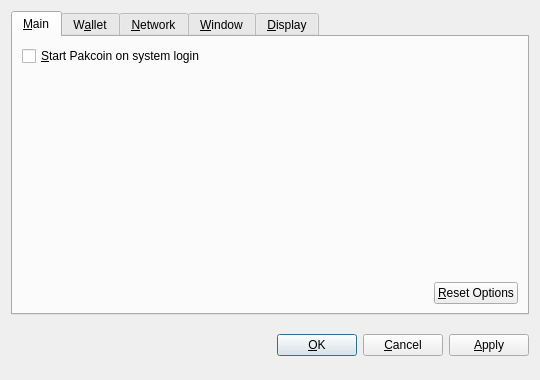
<?xml version="1.0" encoding="UTF-8"?>
<ui version="4.0">
 <class>OptionsDialog</class>
 <widget class="QDialog" name="OptionsDialog">
  <property name="geometry">
   <rect>
    <x>0</x>
    <y>0</y>
    <width>540</width>
    <height>380</height>
   </rect>
  </property>
  <property name="windowTitle">
   <string>Options</string>
  </property>
  <property name="modal">
   <bool>true</bool>
  </property>
  <layout class="QVBoxLayout" name="verticalLayout">
   <item>
    <widget class="QTabWidget" name="tabWidget">
     <property name="tabPosition">
      <enum>QTabWidget::North</enum>
     </property>
     <property name="currentIndex">
      <number>0</number>
     </property>
     <widget class="QWidget" name="tabMain">
      <attribute name="title">
       <string>&amp;Main</string>
      </attribute>
      <layout class="QVBoxLayout" name="verticalLayout_Main">
       <item>
        <widget class="QCheckBox" name="bitcoinAtStartup">
         <property name="toolTip">
          <string>Automatically start Pakcoin after logging in to the system.</string>
         </property>
         <property name="text">
          <string>&amp;Start Pakcoin on system login</string>
         </property>
        </widget>
       </item>
       <item>
        <spacer name="verticalSpacer_Main">
         <property name="orientation">
          <enum>Qt::Vertical</enum>
         </property>
         <property name="sizeHint" stdset="0">
          <size>
           <width>20</width>
           <height>40</height>
          </size>
         </property>
        </spacer>
       </item>
       <item>
        <layout class="QHBoxLayout" name="horizontalLayout_2_Main">
         <item>
          <spacer name="horizontalSpacer_2_Main">
           <property name="orientation">
            <enum>Qt::Horizontal</enum>
           </property>
           <property name="sizeHint" stdset="0">
            <size>
             <width>40</width>
             <height>20</height>
            </size>
           </property>
          </spacer>
         </item>
         <item>
          <widget class="QPushButton" name="resetButton">
           <property name="toolTip">
            <string>Reset all client options to default.</string>
           </property>
           <property name="text">
            <string>&amp;Reset Options</string>
           </property>
           <property name="autoDefault">
            <bool>false</bool>
           </property>
          </widget>
         </item>
        </layout>
       </item>
      </layout>
     </widget>
     <widget class="QWidget" name="tabWallet">
      <attribute name="title">
       <string>W&amp;allet</string>
      </attribute>
      <layout class="QVBoxLayout" name="verticalLayout_Network">
       <item>
        <widget class="QLabel" name="transactionFeeInfoLabel">
         <property name="text">
          <string>Optional transaction fee per kB that helps make sure your transactions are processed quickly. Most transactions are 1 kB.</string>
         </property>
         <property name="textFormat">
          <enum>Qt::PlainText</enum>
         </property>
         <property name="wordWrap">
          <bool>true</bool>
         </property>
        </widget>
       </item>
       <item>
        <layout class="QHBoxLayout" name="horizontalLayout_1_Main">
         <item>
          <widget class="QLabel" name="transactionFeeLabel">
           <property name="text">
            <string>Pay transaction &amp;fee</string>
           </property>
           <property name="textFormat">
            <enum>Qt::PlainText</enum>
           </property>
           <property name="buddy">
            <cstring>transactionFee</cstring>
           </property>
          </widget>
         </item>
         <item>
          <widget class="BitcoinAmountField" name="transactionFee"/>
         </item>
         <item>
          <spacer name="horizontalSpacer_1_Main">
           <property name="orientation">
            <enum>Qt::Horizontal</enum>
           </property>
           <property name="sizeHint" stdset="0">
            <size>
             <width>40</width>
             <height>20</height>
            </size>
           </property>
          </spacer>
         </item>
        </layout>
       </item>
       <item>
        <widget class="QLabel" name="label">
         <property name="text">
          <string>If you disable the spending of unconfirmed change, the change from a transaction cannot be used until that transaction has at least one confirmation. This also affects how your balance is computed.</string>
         </property>
         <property name="wordWrap">
          <bool>true</bool>
         </property>
        </widget>
       </item>
       <item>
        <widget class="QCheckBox" name="spendZeroConfChange">
         <property name="text">
          <string>Spend unconfirmed change  (experts only)</string>
         </property>
        </widget>
       </item>
       <item>
        <spacer name="verticalSpacer">
         <property name="orientation">
          <enum>Qt::Vertical</enum>
         </property>
         <property name="sizeHint" stdset="0">
          <size>
           <width>20</width>
           <height>40</height>
          </size>
         </property>
        </spacer>
       </item>
      </layout>
     </widget>
     <widget class="QWidget" name="tabNetwork">
      <attribute name="title">
       <string>&amp;Network</string>
      </attribute>
      <layout class="QVBoxLayout" name="verticalLayout_Network">
       <item>
        <widget class="QCheckBox" name="mapPortUpnp">
         <property name="toolTip">
          <string>Automatically open the Pakcoin client port on the router. This only works when your router supports UPnP and it is enabled.</string>
         </property>
         <property name="text">
          <string>Map port using &amp;UPnP</string>
         </property>
        </widget>
       </item>
       <item>
        <widget class="QCheckBox" name="connectSocks">
         <property name="toolTip">
          <string>Connect to the Pakcoin network through a SOCKS proxy (e.g. when connecting through Tor).</string>
         </property>
         <property name="text">
          <string>&amp;Connect through SOCKS proxy:</string>
         </property>
        </widget>
       </item>
       <item>
        <layout class="QHBoxLayout" name="horizontalLayout_Network">
         <item>
          <widget class="QLabel" name="proxyIpLabel">
           <property name="text">
            <string>Proxy &amp;IP:</string>
           </property>
           <property name="textFormat">
            <enum>Qt::PlainText</enum>
           </property>
           <property name="buddy">
            <cstring>proxyIp</cstring>
           </property>
          </widget>
         </item>
         <item>
          <widget class="QValidatedLineEdit" name="proxyIp">
           <property name="maximumSize">
            <size>
             <width>140</width>
             <height>16777215</height>
            </size>
           </property>
           <property name="toolTip">
            <string>IP address of the proxy (e.g. 127.0.0.1)</string>
           </property>
          </widget>
         </item>
         <item>
          <widget class="QLabel" name="proxyPortLabel">
           <property name="text">
            <string>&amp;Port:</string>
           </property>
           <property name="textFormat">
            <enum>Qt::PlainText</enum>
           </property>
           <property name="buddy">
            <cstring>proxyPort</cstring>
           </property>
          </widget>
         </item>
         <item>
          <widget class="QLineEdit" name="proxyPort">
           <property name="maximumSize">
            <size>
             <width>55</width>
             <height>16777215</height>
            </size>
           </property>
           <property name="toolTip">
            <string>Port of the proxy (e.g. 9050)</string>
           </property>
          </widget>
         </item>
         <item>
          <widget class="QLabel" name="socksVersionLabel">
           <property name="text">
            <string>SOCKS &amp;Version:</string>
           </property>
           <property name="textFormat">
            <enum>Qt::PlainText</enum>
           </property>
           <property name="buddy">
            <cstring>socksVersion</cstring>
           </property>
          </widget>
         </item>
         <item>
          <widget class="QValueComboBox" name="socksVersion">
           <property name="toolTip">
            <string>SOCKS version of the proxy (e.g. 5)</string>
           </property>
          </widget>
         </item>
         <item>
          <spacer name="horizontalSpacer_Network">
           <property name="orientation">
            <enum>Qt::Horizontal</enum>
           </property>
           <property name="sizeHint" stdset="0">
            <size>
             <width>40</width>
             <height>20</height>
            </size>
           </property>
          </spacer>
         </item>
        </layout>
       </item>
       <item>
        <spacer name="verticalSpacer_Network">
         <property name="orientation">
          <enum>Qt::Vertical</enum>
         </property>
         <property name="sizeHint" stdset="0">
          <size>
           <width>20</width>
           <height>40</height>
          </size>
         </property>
        </spacer>
       </item>
      </layout>
     </widget>
     <widget class="QWidget" name="tabWindow">
      <attribute name="title">
       <string>&amp;Window</string>
      </attribute>
      <layout class="QVBoxLayout" name="verticalLayout_Window">
       <item>
        <widget class="QCheckBox" name="minimizeToTray">
         <property name="toolTip">
          <string>Show only a tray icon after minimizing the window.</string>
         </property>
         <property name="text">
          <string>&amp;Minimize to the tray instead of the taskbar</string>
         </property>
        </widget>
       </item>
       <item>
        <widget class="QCheckBox" name="minimizeOnClose">
         <property name="toolTip">
          <string>Minimize instead of exit the application when the window is closed. When this option is enabled, the application will be closed only after selecting Quit in the menu.</string>
         </property>
         <property name="text">
          <string>M&amp;inimize on close</string>
         </property>
        </widget>
       </item>
       <item>
        <spacer name="verticalSpacer_Window">
         <property name="orientation">
          <enum>Qt::Vertical</enum>
         </property>
         <property name="sizeHint" stdset="0">
          <size>
           <width>20</width>
           <height>40</height>
          </size>
         </property>
        </spacer>
       </item>
      </layout>
     </widget>
     <widget class="QWidget" name="tabDisplay">
      <attribute name="title">
       <string>&amp;Display</string>
      </attribute>
      <layout class="QVBoxLayout" name="verticalLayout_Display">
       <item>
        <layout class="QHBoxLayout" name="horizontalLayout_1_Display">
         <item>
          <widget class="QLabel" name="langLabel">
           <property name="text">
            <string>User Interface &amp;language:</string>
           </property>
           <property name="textFormat">
            <enum>Qt::PlainText</enum>
           </property>
           <property name="buddy">
            <cstring>lang</cstring>
           </property>
          </widget>
         </item>
         <item>
          <widget class="QValueComboBox" name="lang">
           <property name="toolTip">
            <string>The user interface language can be set here. This setting will take effect after restarting Pakcoin.</string>
           </property>
          </widget>
         </item>
        </layout>
       </item>
       <item>
        <layout class="QHBoxLayout" name="horizontalLayout_2_Display">
         <item>
          <widget class="QLabel" name="unitLabel">
           <property name="text">
            <string>&amp;Unit to show amounts in:</string>
           </property>
           <property name="textFormat">
            <enum>Qt::PlainText</enum>
           </property>
           <property name="buddy">
            <cstring>unit</cstring>
           </property>
          </widget>
         </item>
         <item>
          <widget class="QValueComboBox" name="unit">
           <property name="toolTip">
            <string>Choose the default subdivision unit to show in the interface and when sending coins.</string>
           </property>
          </widget>
         </item>
        </layout>
       </item>
       <item>
        <widget class="QCheckBox" name="displayAddresses">
         <property name="toolTip">
          <string>Whether to show Pakcoin addresses in the transaction list or not.</string>
         </property>
         <property name="text">
          <string>&amp;Display addresses in transaction list</string>
         </property>
        </widget>
       </item>
       <item>
        <widget class="QCheckBox" name="coinControlFeatures">
         <property name="toolTip">
          <string>Whether to show coin control features or not.</string>
         </property>
         <property name="text">
          <string>Display coin &amp;control features (experts only!)</string>
         </property>
        </widget>
       </item>
       <item>
        <spacer name="verticalSpacer_Display">
         <property name="orientation">
          <enum>Qt::Vertical</enum>
         </property>
         <property name="sizeHint" stdset="0">
          <size>
           <width>20</width>
           <height>40</height>
          </size>
         </property>
        </spacer>
       </item>
      </layout>
     </widget>
    </widget>
   </item>
   <item>
    <layout class="QHBoxLayout" name="horizontalLayout_Buttons">
     <item>
      <spacer name="horizontalSpacer_1">
       <property name="orientation">
        <enum>Qt::Horizontal</enum>
       </property>
       <property name="sizeHint" stdset="0">
        <size>
         <width>40</width>
         <height>48</height>
        </size>
       </property>
      </spacer>
     </item>
     <item>
      <widget class="QLabel" name="statusLabel">
       <property name="font">
        <font>
         <weight>75</weight>
         <bold>true</bold>
        </font>
       </property>
       <property name="text">
        <string/>
       </property>
       <property name="textFormat">
        <enum>Qt::PlainText</enum>
       </property>
       <property name="wordWrap">
        <bool>true</bool>
       </property>
      </widget>
     </item>
     <item>
      <spacer name="horizontalSpacer_2">
       <property name="orientation">
        <enum>Qt::Horizontal</enum>
       </property>
       <property name="sizeHint" stdset="0">
        <size>
         <width>40</width>
         <height>48</height>
        </size>
       </property>
      </spacer>
     </item>
     <item>
      <widget class="QPushButton" name="okButton">
       <property name="text">
        <string>&amp;OK</string>
       </property>
      </widget>
     </item>
     <item>
      <widget class="QPushButton" name="cancelButton">
       <property name="text">
        <string>&amp;Cancel</string>
       </property>
       <property name="autoDefault">
        <bool>false</bool>
       </property>
      </widget>
     </item>
     <item>
      <widget class="QPushButton" name="applyButton">
       <property name="text">
        <string>&amp;Apply</string>
       </property>
       <property name="autoDefault">
        <bool>false</bool>
       </property>
      </widget>
     </item>
    </layout>
   </item>
  </layout>
 </widget>
 <customwidgets>
  <customwidget>
   <class>BitcoinAmountField</class>
   <extends>QSpinBox</extends>
   <header>bitcoinamountfield.h</header>
  </customwidget>
  <customwidget>
   <class>QValueComboBox</class>
   <extends>QComboBox</extends>
   <header>qvaluecombobox.h</header>
  </customwidget>
  <customwidget>
   <class>QValidatedLineEdit</class>
   <extends>QLineEdit</extends>
   <header>qvalidatedlineedit.h</header>
  </customwidget>
 </customwidgets>
 <resources/>
 <connections/>
</ui>
